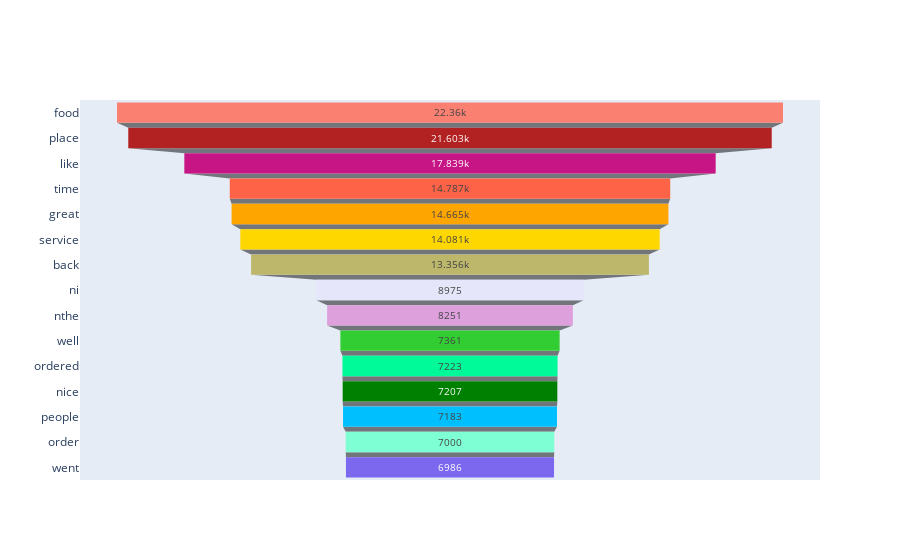

Notebook code for this chart:
### Code cell
go_figure(data=MostFrequentWordDF_Test)

### Figure 1 — Plotly figure (JSON) as saved in the notebook; plotly's stock layout.template omitted (floating-point values rounded to 4 significant figures)
{"data": [{"marker": {"color": ["Salmon", "FireBrick", "MediumVioletRed", "Tomato", "Orange", "Gold", "DarkKhaki", "Lavender", "Plum", "LimeGreen", "MediumSpringGreen", "Green", "DeepSkyBlue", "Aquamarine", "MediumSlateBlue"]}, "type": "funnel", "x": [22360, 21603, 17839, 14787, 14665, 14081, 13356, 8975, 8251, 7361, 7223, 7207, 7183, 7000, 6986], "y": ["food", "place", "like", "time", "great", "service", "back", "ni", "nthe", "well", "ordered", "nice", "people", "order", "went"]}], "layout": {}}
